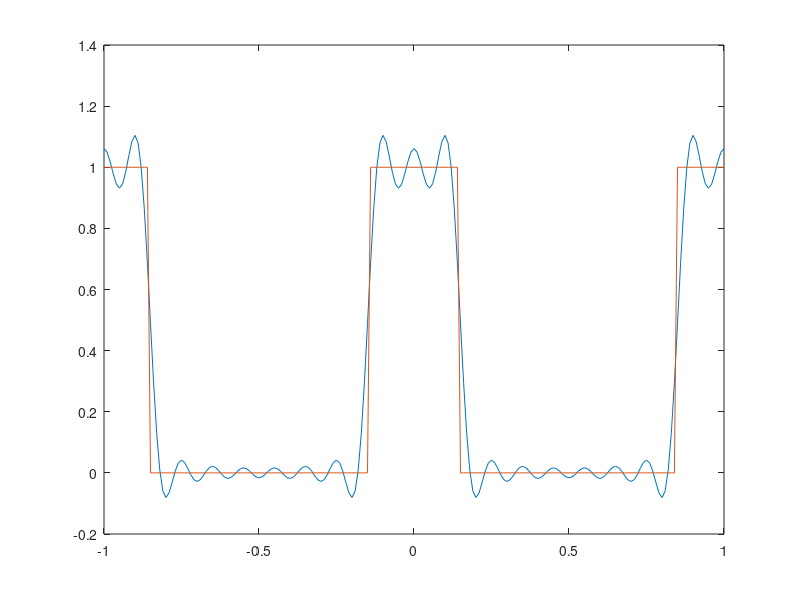

This chart was generated by the following MATLAB code:
t = -1:0.01:1;
actual = zeros(1,length(t));

for i = 1:length(t)
    if((t(i)<-.85)||(-.15 <= t(i)) && (t(i)<= .15)||(t(i)>.85))
        actual(i) = 1;
    elseif(abs(t(i))>.15)
        actual(i) = 0;
    end
end

N = 10;
T = 1;
w = (2*pi)/T;
%a = sin(.3*pi*k)/(pi*k);
x = 0;
for k = 1 : N
x = x + (sin(.3*pi*k)/(pi*k))*(2*cos(k*w*t));% + 1i*sin(k*w*t))
end
x = x + .3;


figure;
plot(t,x)
hold on
plot(t, actual)

MSE = sum(abs(x - actual).^2)/length(t)